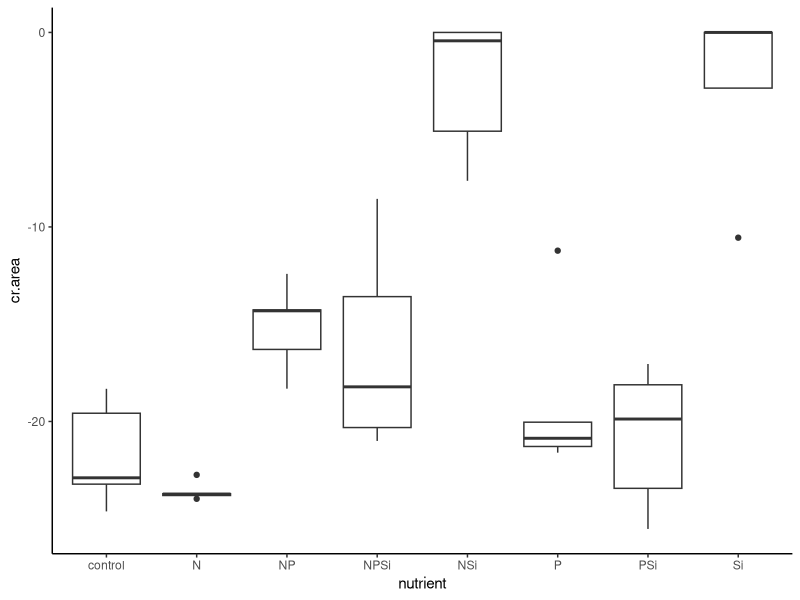
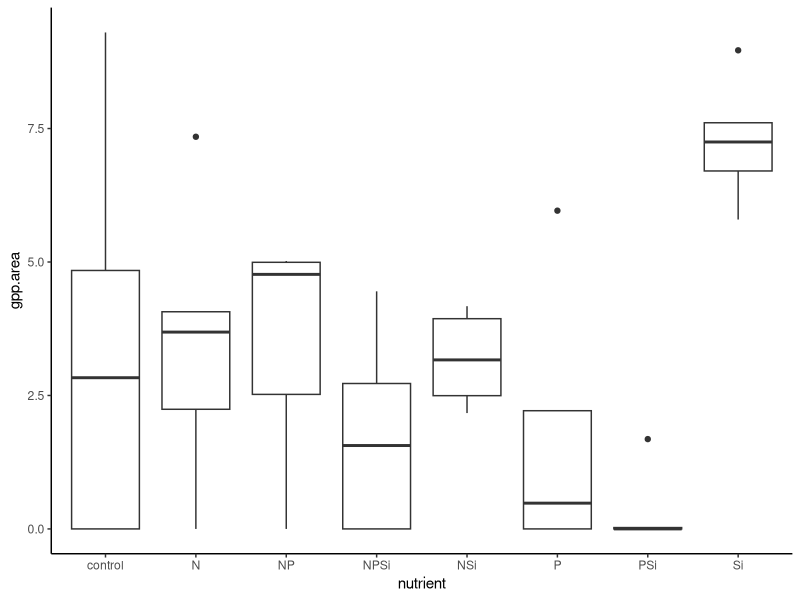
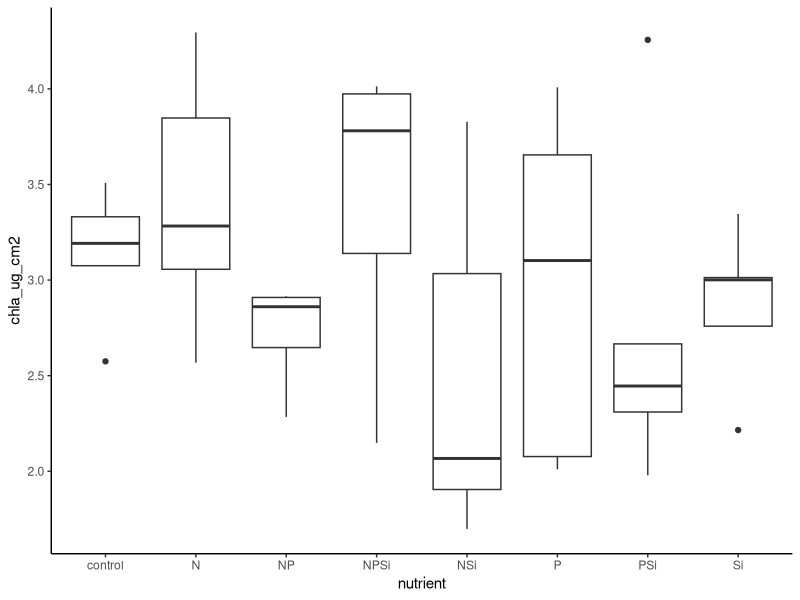
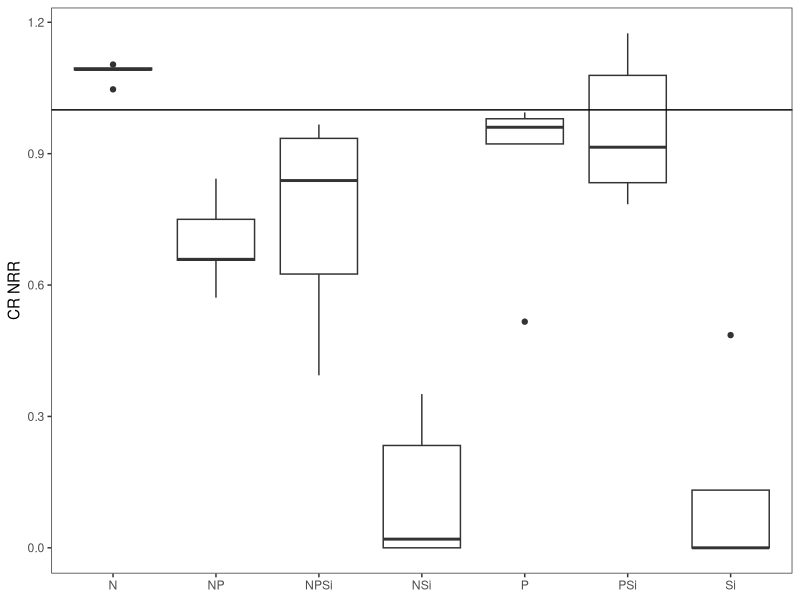
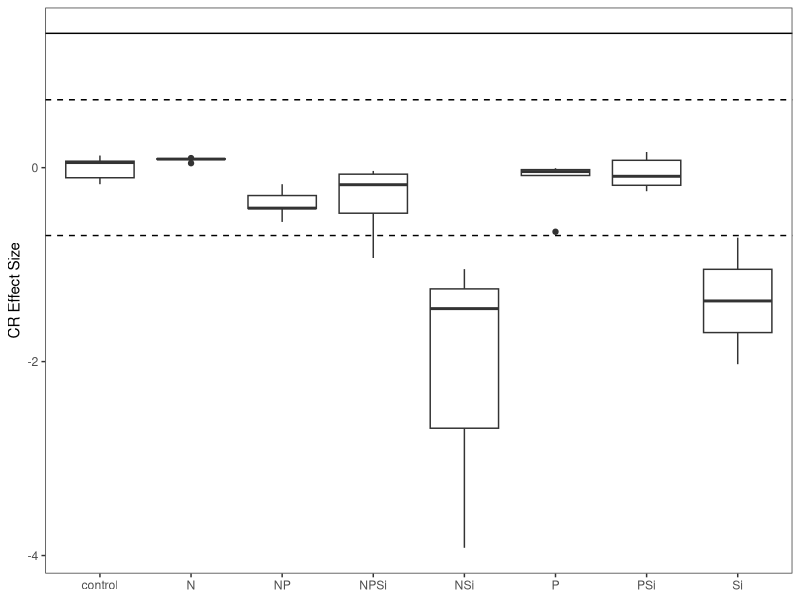
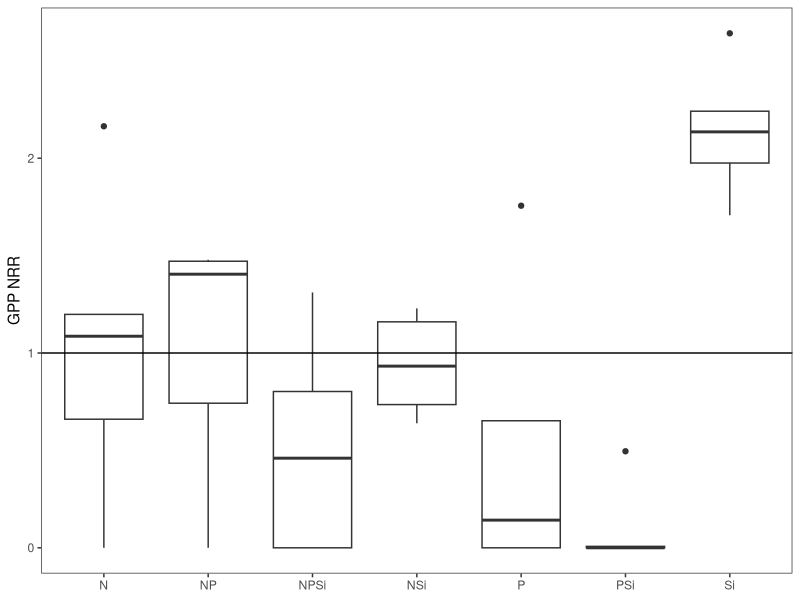
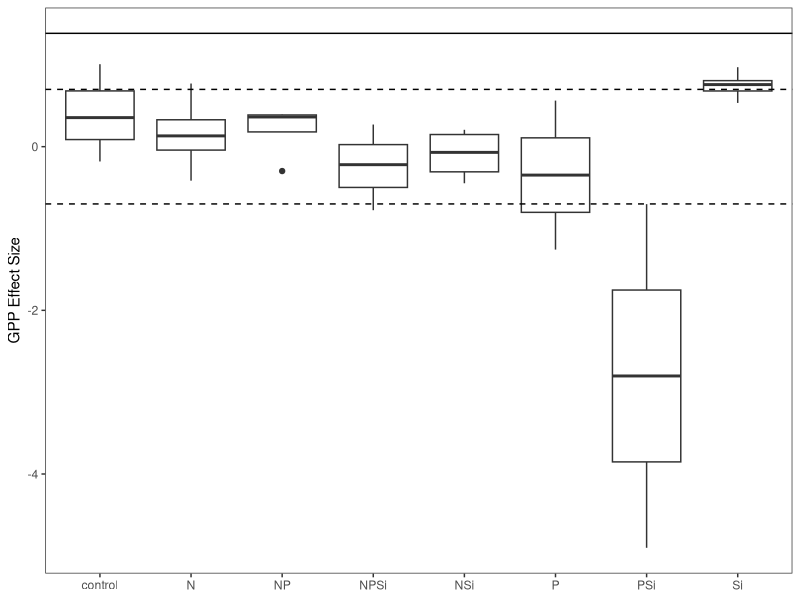
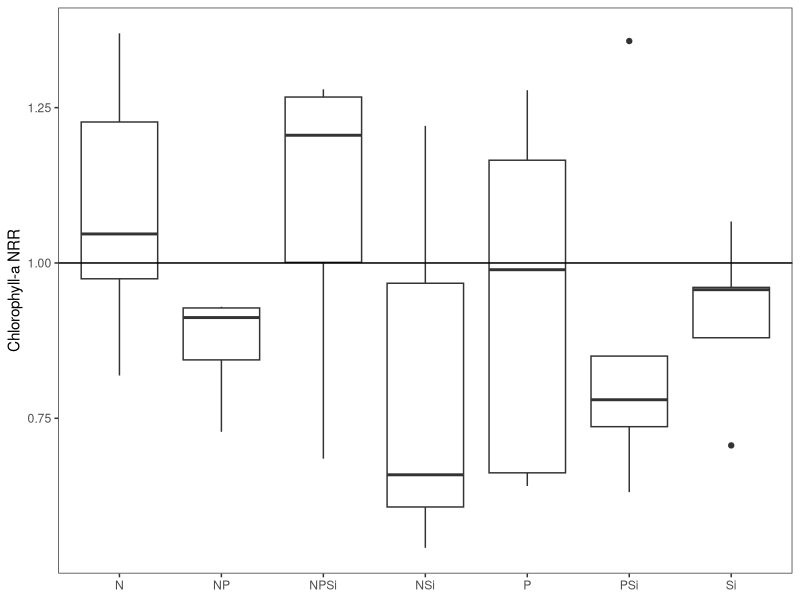

Source code (R) for these figures, in order: (Note: this script raises an error after producing the figures.)
#Author:  Clay Arango
#Creation date: 10-Feb-19
#Script to analyze NDS data from Summer 2018 NDS work with S. Roley and A. Alexiades

#packages
install.packages("nlme")
install.packages("nortest")
install.packages("plyr")
install.packages("dplyr")
install.packages("multcomp")
install.packages("MASS")
install.packages("ggplot2")
library(nlme)
library(nortest)
library(plyr)
library(dplyr)
library(multcomp)
library(MASS)
library(ggplot2)

#Load data
mab_fall <- read.table(file="mab_fall.csv", header=T, sep=",")

#set variable
d = mab_fall

#evaluate data to make sure factors are correct
names(d)

unique(d$nutrient) #control, N, NP, NPSi, NSi, P, PSi, Si
unique(d$N) #should be 0 and 1
unique(d$P) #should be 0 and 1
unique(d$Si) #should be 0 and 1
unique(d$top) #should be "sponge" and "glass"
#if need to change, use recode function below. 
d$top<-recode(d$top, "cellulose" ="sponge")
str(d)

#convert N and P vand Si alues (0 or 1 for absence or presence) to factors
d$N<-as.factor(d$N)
d$P<-as.factor(d$P)
d$Si<-as.factor(d$Si)
str(d)

#subset data into gpp and cr response
d.cr = subset(d, top=="sponge", data=d)
d.gpp = subset(d, top=="glass", data=d)

#check for outliers and check data entry before calculating CR-NRR
ggplot(d.cr, aes(x=nutrient, y=cr.area)) + geom_boxplot() + theme_classic()
#A5 is an outlier, Si group has 3 zeros so can't tell what is an outlier

#calculate nrr for cr
x<-ddply(d.cr, "nutrient", summarise, ave_cr = mean(cr.area, na.rm=T)) 
x
d.cr$cr.nrr = d.cr$cr.area/-21.727991 #divide by control ave_cr

#check for outliers and check data entry before calculating GPP- and chla-NRR
ggplot(d.gpp, aes(x=nutrient, y=gpp.area)) + geom_boxplot() + theme_classic()
#F7, P group has 2 zeros so can't tell what is an outlier, Si group looks OK 
ggplot(d.gpp, aes(x=nutrient, y=chla_ug_cm2)) + geom_boxplot() + theme_classic()
#P+Si group is evenly spread out, Si and control look OK

#calculate nrr for gpp and chla
x<- ddply(d.gpp, "nutrient", summarise, ave_gpp = mean(gpp.area, na.rm=T), ave_chla = mean(chla_ug_cm2, na.rm=T)) 
x
d.gpp$gpp.nrr = d.gpp$gpp.area/3.3947683 #divide by control ave_gpp
d.gpp$chla.nrr = d.gpp$chla_ug_cm2/3.136110 #divide by control ave_chla
#use to exclude outliers
#x1<- ddply(subset(d.gpp, !(nds.id=="F6")), "nutrient", summarise, ave_chla = mean(chla_ug_cm2, na.rm=T)) 
#x1
#d.gpp$chla.nrr_1<-d.gpp$chla_ug_cm2/2.700340

#combine into one file and export
d.cr$chla.nrr<-NA
#d.cr$chla.nrr_1<-NA#for excluded outliers
d.cr$gpp.nrr<-NA
d.gpp$cr.nrr<-NA
d.nrr<-rbind(d.cr, d.gpp)
d.nrr$site.date<-"mab_fall"
d.nrr$gpp.es<-log(d.nrr$gpp.nrr)
d.nrr$cr.es<-log(d.nrr$cr.nrr)
d.nrr$chla.es<-log(d.nrr$chla.nrr)

write.table(d.nrr, "mab_fall_nrr.csv",  sep=",", quote=F, row.names =F)

###############
#plots of NRR
##############
ggplot(data=subset(d.cr, !(nutrient=="control")), aes(x=nutrient, y=cr.nrr))+geom_boxplot()+theme_bw()+
  ylab("CR NRR")+geom_abline(slope = 0, intercept = 1)+
  theme(axis.title.x=element_blank(), panel.grid.minor=element_blank(), panel.grid.major=element_blank())
#no limitation, Si inhibition?

ggplot(data=subset(d.nrr, (top=="sponge")), aes(x=nutrient, y=cr.es))+geom_boxplot()+theme_bw()+
  ylab("CR Effect Size")+geom_hline(yintercept = 0.7, lty="dashed")+ geom_hline(yintercept = -0.7, lty="dashed")+
  geom_hline(yintercept = 1.385)+
  theme(axis.title.x=element_blank(), panel.grid.minor=element_blank(), panel.grid.major=element_blank())
#possible Si inhibition? nothing over 1.385, so no significance?

ggplot(data=subset(d.gpp, !(nutrient=="control")), aes(x=nutrient, y=gpp.nrr))+geom_boxplot()+theme_bw()+
  ylab("GPP NRR")+geom_abline(slope = 0, intercept = 1)+
  theme(axis.title.x=element_blank(), panel.grid.minor=element_blank(), panel.grid.major=element_blank())
#Si limitation, but not a similar response with N or P

ggplot(data=subset(d.nrr, top =="glass"),aes(x=nutrient, y=gpp.es))+geom_boxplot()+theme_bw()+
  ylab("GPP Effect Size")+geom_hline(yintercept = 0.7, lty="dashed")+
  geom_hline(yintercept = -0.7, lty="dashed")+ geom_hline(yintercept = 1.385)+
  theme(axis.title.x=element_blank(), panel.grid.minor=element_blank(), panel.grid.major=element_blank())
#unsure how to interpret this aside from no limitation

ggplot(data=subset(d.gpp, !(nutrient=="control")), aes(x=nutrient, y=chla.nrr))+geom_boxplot()+theme_bw()+
  ylab("Chlorophyll-a NRR")+geom_abline(slope = 0, intercept = 1)+ 
  theme(axis.title.x=element_blank(), panel.grid.minor=element_blank(), panel.grid.major=element_blank())
#no limitation

ggplot(data=subset(d.nrr, (top=="glass")), aes(x=nutrient, y=chla.es))+geom_boxplot()+theme_bw()+
  ylab("Chla Effect Size")+ geom_hline(yintercept = 0.7, lty="dashed")+ geom_hline(yintercept = -0.7, lty="dashed")+    
  geom_hline(yintercept = 1.385)+
  theme(axis.title.x=element_blank(), panel.grid.minor=element_blank(), panel.grid.major=element_blank())
#nothing over 1.385 so no significance?

##########
#NRR Summary Files
#########

GPP_sum<-ddply(d.gpp, "nutrient", summarise, ave_nrr.gpp=mean(gpp.nrr, na.rm=T), sd_nrr.gpp=sd(gpp.nrr, na.rm=T), 
               se_nrr.gpp =(sd(gpp.nrr)/sqrt(sum(!is.na(gpp.nrr)))), 
               ci95_nrr.gpp = (1.96*(sd(gpp.nrr)/sqrt(sum(!is.na(gpp.nrr))))),
               ave_nrr.chla=mean(chla.nrr, na.rm=T), sd_nrr.chla=sd(chla.nrr, na.rm=T), 
               se_nrr.chla =(sd(chla.nrr)/sqrt(sum(!is.na(chla.nrr)))), 
               ci95_nrr.chla = (1.96*(sd(chla.nrr)/sqrt(sum(!is.na(chla.nrr))))))
CR_sum<-ddply(d.cr, "nutrient", summarise, ave_nrr.cr=mean(cr.nrr, na.rm=T), sd_nrr.cr=sd(cr.nrr, na.rm=T), 
              se_nrr.cr =(sd(cr.nrr)/sqrt(sum(!is.na(cr.nrr)))), 
              ci95_nrr.cr = (1.96*(sd(cr.nrr)/sqrt(sum(!is.na(cr.nrr))))))

#now combine into one and export
d.sum<-merge(GPP_sum, CR_sum, by="nutrient")
d.sum$site_date<-"mab_fall"
write.table(d.sum, "mab_fall_summ.csv",  sep=",", quote=F, row.names=F)

############################################################
#analyze RESPIRATION data
############################################################

M1<-gls(cr.area~N*P*Si, data=d.cr, na.action=na.omit)
E1<-residuals(M1)
qqnorm(E1)
qqline(E1)
ad.test(E1)
   #residuals are normally distributed
hist(E1)  
plot(M1)

plot(filter(d.cr, !is.na(cr.area)) %>% dplyr::select(nutrient), 
     E1, xlab="nutrient", ylab="Residuals")
bartlett.test(cr.area~nutrient, data=d.cr)
   #variance test is bad 0.037

anova(M1)


##########################################################
#do multiple 2 way ANOVAs to improve our ability to interpret
##########################################################
#N and P
M1<-gls(cr.area~N*P, data=d.cr, na.action=na.omit)
E1<-residuals(M1)
qqnorm(E1)
qqline(E1)
ad.test(E1)
#residuals are normally distributed, p=0.1185
hist(E1)  
plot(M1)

bartlett.test(cr.area~nutrient, data=d.cr)
#variance test not OK

anova(M1) #interpretation, no limitation

#remove NA for plotting
xx = na.omit(subset(d.cr, select = c(N,P,cr.area)))
interaction.plot(xx$N, xx$P, xx$cr.area*-1)

#N and Si
M1<-gls(cr.area~N*Si, data=d.cr, na.action=na.omit)
E1<-residuals(M1)
qqnorm(E1)
qqline(E1)
ad.test(E1)
#residuals are normally distributed, p=0.3951
hist(E1)  
plot(M1)

bartlett.test(cr.area~nutrient, data=d.cr)
#variance test not OK

anova(M1) #Si inhibition of N

#remove NA for plotting
xx = na.omit(subset(d.cr, select = c(N,Si,cr.area)))
interaction.plot(xx$N, xx$Si, xx$cr.area*-1)

#P and Si
M1<-gls(cr.area~P*Si, data=d.cr, na.action=na.omit)
E1<-residuals(M1)
qqnorm(E1)
qqline(E1)
ad.test(E1)
#residuals are normally distributed, p=0.6265
hist(E1)  
plot(M1)

bartlett.test(cr.area~nutrient, data=d.cr)
#variance test OK

anova(M1) #interpretation, P and Si limitation (presence of P really increases Si response)

#remove NA for plotting
xx = na.omit(subset(d.cr, select = c(P,Si,cr.area)))
interaction.plot(xx$P, xx$Si, xx$cr.area*-1)
##########################################################
##########################################################  

x <- group_by(d.cr, nutrient) %>%  # Grouping function causes subsequent functions to aggregate by season and reach
  summarize(cr.mean = abs(mean(cr.area, na.rm = TRUE)), # na.rm = TRUE to remove missing values
            cr.sd=abs(sd(cr.area, na.rm = TRUE)),  # na.rm = TRUE to remove missing values
            n = sum(!is.na(cr.area)), # of observations, excluding NAs. 
            cr.se=cr.sd/sqrt(n))

ggplot(data=x, aes(x=nutrient, y=cr.mean)) + 
  geom_bar(stat="identity", position=position_dodge(), color = "black") + 
  geom_errorbar(aes(ymin=cr.mean, ymax=cr.mean+cr.se), width=0.2, 
                position=position_dodge(0.9)) + 
  xlab("Nutrient") +
  ylab(expression(Respiration~(ug~O[2]~m^{-2}~h^{-1}))) +
  ylim(0,20) +
  labs(fill="Light") +
  theme_bw() +
  theme(panel.grid.major=element_blank(),
        panel.grid.minor=element_blank(),
        legend.title=element_text(size=6),
        legend.key=element_blank(), 
        legend.position=c(0.5,0.95), 
        legend.text=element_text(size=8), 
        legend.background=element_blank(), 
        legend.direction="horizontal", 
        legend.key.size=unit(0.3, "cm"), 
        axis.title.y=element_text(size=8), 
        axis.title.x=element_text(size=8), 
        axis.text.x=element_text(size=8))

#ggsave('output/figures/Ring_fall.tiff',
#       units="in",
#       width=3.25,
#       height=3.25,
#       dpi=1200,
#       compression="lzw")

#summarize nrr
x <- group_by(d.cr, nutrient) %>%  # Grouping function causes subsequent functions to aggregate by season and reach
  summarize(cr.mean = abs(mean(cr.nrr, na.rm = TRUE)), # na.rm = TRUE to remove missing values
            cr.sd=abs(sd(cr.nrr, na.rm = TRUE)),  # na.rm = TRUE to remove missing values
            n = sum(!is.na(cr.nrr)), # of observations, excluding NAs. 
            cr.se=cr.sd/sqrt(n))

############################################################
#analyze the PRODUCTION data
############################################################

M1<-gls(gpp.area~N*P*Si, data=d.gpp, na.action=na.omit) 
E1<-residuals(M1)
qqnorm(E1)
qqline(E1)
ad.test(E1)
   #residuals are normal p = 0.15

hist(E1, xlab="residuals", main="")
plot(M1)

plot(filter(d.gpp, !is.na(gpp.area)) %>% dplyr::select(nutrient), 
     E1, xlab="nutrient", ylab="Residuals")
bartlett.test(gpp.area~nutrient, data=d.gpp)
   #bad but close p = 0.03947

anova(M1)
  
x <- group_by(d.gpp, nutrient) %>%  # Grouping function causes subsequent functions to aggregate by season and reach
  summarize(gpp.mean = abs(mean(gpp.area, na.rm = TRUE)), # na.rm = TRUE to remove missing values
            gpp.sd=abs(sd(gpp.area, na.rm = TRUE)),  # na.rm = TRUE to remove missing values
            n = sum(!is.na(gpp.area)), # of observations, excluding NAs. 
            gpp.se=gpp.sd/sqrt(n))

ggplot(data=x, aes(x=nutrient, y=gpp.mean)) + 
  geom_bar(stat="identity", position=position_dodge(), color = "black") + 
  geom_errorbar(aes(ymin=gpp.mean, ymax=gpp.mean+gpp.se), width=0.2, 
                position=position_dodge(0.9)) + 
  xlab("Nutrient") +
  ylab(expression(Production~(ug~O[2]~m^{-2}~h^{-1}))) +
  labs(fill="Light") +
  theme_bw() +
  theme(panel.grid.major=element_blank(),
        panel.grid.minor=element_blank(), 
        legend.title=element_text(size=6), 
        legend.key=element_blank(),  
        legend.position=c(0.5,0.95),  
        legend.text=element_text(size=8),  
        legend.background=element_blank(),  
        legend.direction="horizontal",  
        legend.key.size=unit(0.3, "cm"),  
        axis.title.y=element_text(size=8),  
        axis.title.x=element_text(size=8),  
        axis.text.x=element_text(size=8))

#ggsave('output/figures/gppByNutrient.tiff',
#       units="in",
#       width=3.25,
#       height=3.25,
#       dpi=1200,
#       compression="lzw")

#summarize nrr
x <- group_by(d.gpp, nutrient) %>%  # Grouping function causes subsequent functions to aggregate by season and reach
  summarize(gpp.mean = abs(mean(gpp.nrr, na.rm = TRUE)), # na.rm = TRUE to remove missing values
            gpp.sd=abs(sd(gpp.nrr, na.rm = TRUE)),  # na.rm = TRUE to remove missing values
            n = sum(!is.na(gpp.nrr)), # of observations, excluding NAs. 
            gpp.se=gpp.sd/sqrt(n))


############################################################
#analyze the CHL-A biomass on disks

M1<-gls(chla_ug_cm2~N*P*Si, data=d.gpp, na.action=na.omit)
E1<-residuals(M1)
qqnorm(E1)
qqline(E1)
ad.test(E1)
  #residuals good (p=0.92)
hist(E1)
plot(M1)

bartlett.test(chla_ug_cm2~nutrient, data=d.gpp)
  #variance OK (p=0.32)

anova(M1)

##########################################################
#do multiple 2 way ANOVAs to improve our ability to interpret
##########################################################
#N and P
M1<-gls(cr.area~N*P, data=d.cr, na.action=na.omit)
E1<-residuals(M1)
qqnorm(E1)
qqline(E1)
ad.test(E1)
#residuals are normally distributed, p=0.8839
hist(E1)  
plot(M1)

bartlett.test(cr.area~nutrient, data=d.cr)
#variance test OK

anova(M1) #interpretation, N and P limitation separately
#remove NA for plotting
xx = na.omit(subset(d.gpp, select = c(N,P,chla_ug_cm2)))
interaction.plot(xx$N, xx$P, xx$chla_ug_cm2)

#N and Si
M1<-gls(cr.area~N*Si, data=d.cr, na.action=na.omit)
E1<-residuals(M1)
qqnorm(E1)
qqline(E1)
ad.test(E1)
#residuals are normally distributed, p=0.8783
hist(E1)  
plot(M1)

bartlett.test(cr.area~nutrient, data=d.cr)
#variance test OK

anova(M1) #interpretation, N and Si limitation separately
#remove NA for plotting
xx = na.omit(subset(d.gpp, select = c(N,Si,chla_ug_cm2)))
interaction.plot(xx$N, xx$Si, xx$chla_ug_cm2)

interaction.plot(d.cr$N, d.cr$Si, d.cr$cr.area)

#P and Si
M1<-gls(cr.area~P*Si, data=d.cr, na.action=na.omit)
E1<-residuals(M1)
qqnorm(E1)
qqline(E1)
ad.test(E1)
#residuals are normally distributed, p=0.09356
hist(E1)  
plot(M1)

bartlett.test(cr.area~nutrient, data=d.cr)
#variance test OK

anova(M1) #P + Si colimitation (presence of Si and absence of P = no response)
#remove NA for plotting
xx = na.omit(subset(d.gpp, select = c(P,Si,chla_ug_cm2)))
interaction.plot(xx$P, xx$Si, xx$chla_ug_cm2)
